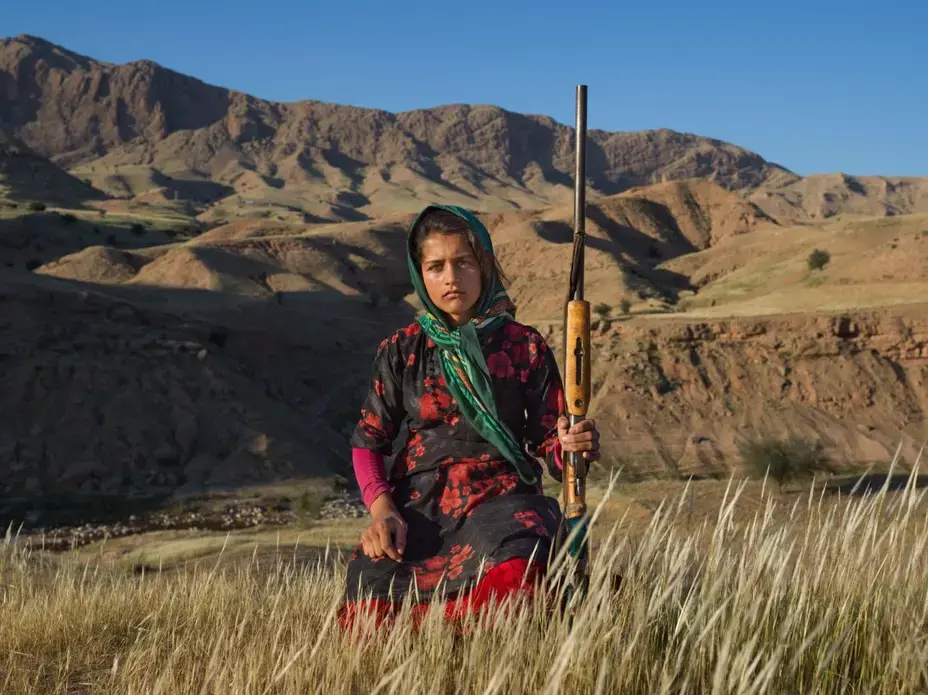
#> input picture Duc/Pic/girl.jpg, 928 x 695 px, found by its file name
$ jupyter execute 06-bitwise-operations-and-masking.ipynb
#> lines starting #> are read from the running program, lines starting #| are printed output that depends on the picture; after the words box and inside, x2 and y2 are one past the last pixel; in counts of white or black regions, pixels touching at a corner belong together
## Bitwise Operations

[cell 1]
import cv2
import numpy as np
import matplotlib.pyplot as plt

# If you're wondering why only two dimensions, well this is a grayscale image,
# if we doing a colored image, we'd use
# rectangle = np.zeros((300, 300, 3),np.uint8)

# Making a sqare
square = np.zeros((300, 300), np.uint8)
cv2.rectangle(square, (50, 50), (250, 250), 255, -1)
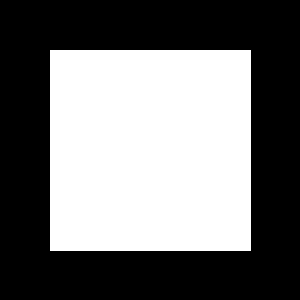
#> square: shape (300, 300); 44.9% white; 1 white region, box (x1, y1, x2, y2) and area: (50, 50, 251, 251) 40401

# Making a ellipse
ellipse = np.zeros((300, 300), np.uint8)
cv2.ellipse(ellipse, (150, 150), (150, 150), 30, 0, 180, 255, -1)
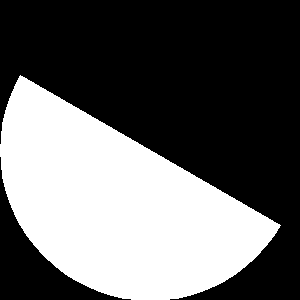
#> ellipse: shape (300, 300); 39.6% white; 1 white region, box (x1, y1, x2, y2) and area: (0, 75, 281, 300) 35626

#show
plt.subplot(121);plt.imshow(square,cmap='gray');plt.title("square");
plt.subplot(122);plt.imshow(ellipse,cmap='gray');plt.title("ellipse");
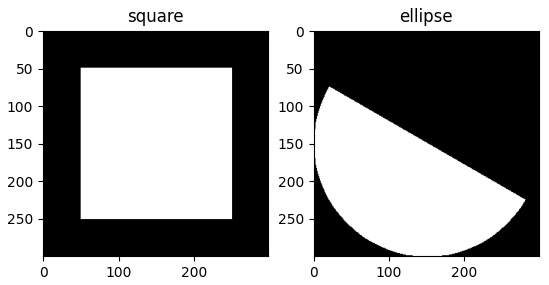
#> figure drawn by matplotlib, 2 panels

[cell 2]
bitwise_and = cv2.bitwise_and(square, ellipse)
bitwise_or = cv2.bitwise_or(square, ellipse)
bitwise_xor = cv2.bitwise_xor(square, ellipse)
bitwise_not_sq = cv2.bitwise_not(square)

plt.figure(figsize=[12,6])
plt.subplot(242);plt.imshow(square,cmap='gray');plt.title("Square");
plt.subplot(243);plt.imshow(ellipse,cmap='gray');plt.title("Ellipse");
plt.subplot(245);plt.imshow(bitwise_and,cmap='gray');plt.title("And");
plt.subplot(246);plt.imshow(bitwise_or,cmap='gray');plt.title("Or");
plt.subplot(247);plt.imshow(bitwise_xor,cmap='gray');plt.title("Xor");
plt.subplot(248);plt.imshow(bitwise_not_sq,cmap='gray');plt.title("not (square)");
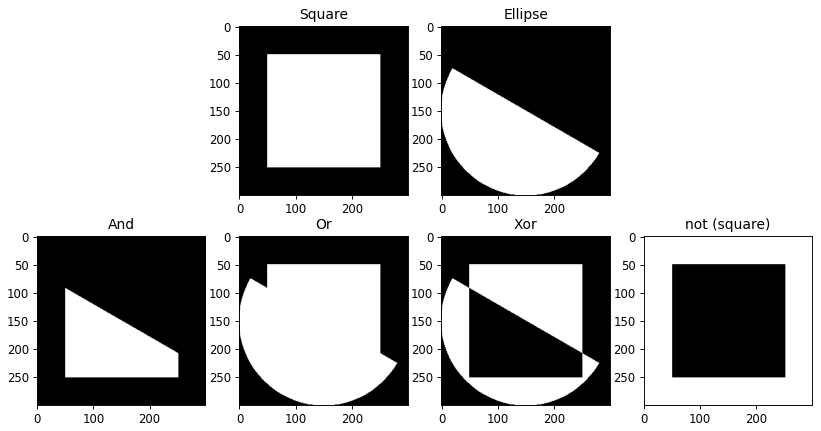
#> figure drawn by matplotlib, 6 panels

[cell 3]
import cv2
import numpy as np
import matplotlib.pyplot as plt

image = cv2.imread('./images/girl.jpg')
#> image is the input picture: shape (695, 928, 3); mean B, G, R 86.1, 93.6, 97.9
cropped = image[150:650 , 200:700]
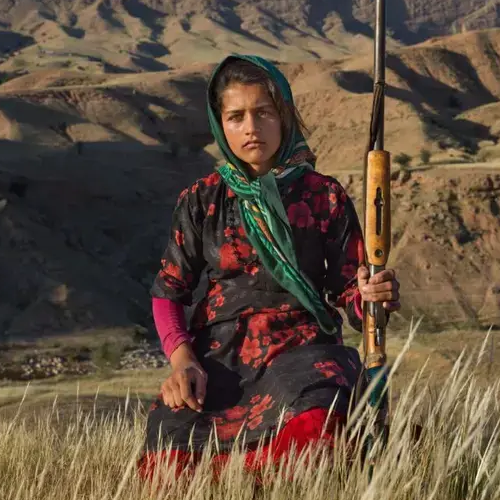
#> cropped: shape (500, 500, 3); mean B, G, R 61.5, 77.2, 95.2


circle = np.zeros((500,500,3), np.uint8)
cv2.circle(circle, (250, 250), 250, (255,255,255), -1)
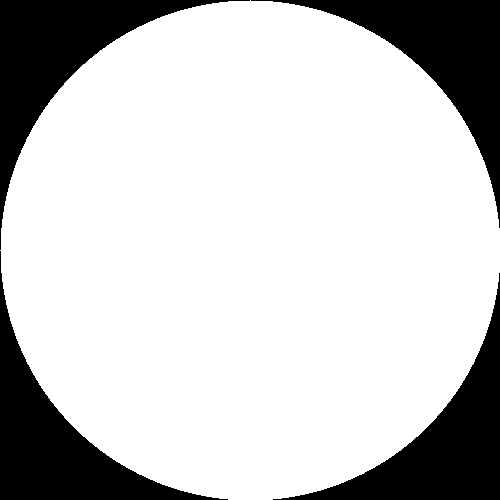
#> circle: shape (500, 500, 3); 78.5% white; 4 black regions, box (x1, y1, x2, y2) and area: (0, 0, 250, 250) 13670, (251, 0, 500, 228) 13420, (0, 251, 228, 500) 13420, (273, 273, 500, 500) 13171


output_image = cv2.bitwise_and(cropped, circle)
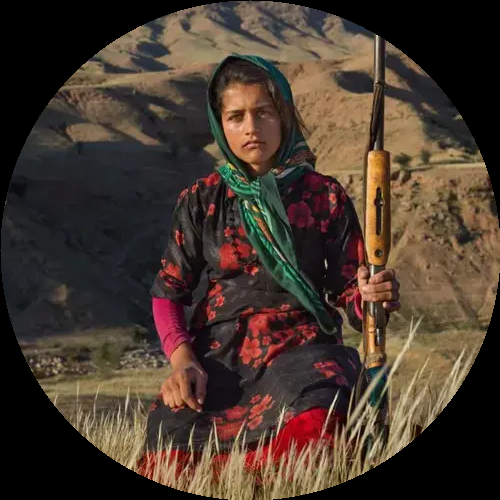
#> output_image: shape (500, 500, 3); mean B, G, R 45.4, 56, 70.7
plt.imshow(output_image[...,::-1])

[cell 4]
png_image = np.zeros((500,500,4), np.uint8)
png_image[:,:,0:3]=cropped
circle = np.zeros((500,500), np.uint8)
cv2.circle(circle, (250, 250), 250, (255,255,255), -1)
png_image[:,:,3]= circle
#plt.imshow(circle, cmap ='gray')

[cell 5]
png_image = np.zeros((500,500,4), np.uint8)
png_image[:,:,0:3] = cropped
circle = np.zeros((500,500), np.uint8)
cv2.circle(circle, (250, 250), 250, (255,255,255), -1)
png_image[:,:,3]= circle
cv2.imwrite("girll.png", png_image)
#> Out = True

[cell 6]
bgr_image = png_image[...,0:3]
alpha_image = png_image[...,-1]
rgb_image = cv2.cvtColor(bgr_image, cv2.COLOR_BGR2RGB)
plt.imshow(rgb_image); plt.title("RGB");
